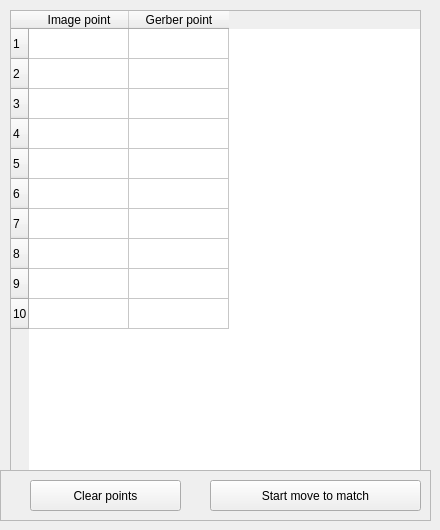
   <widget class="QWidget" name="PTab2">
    <attribute name="title">
     <string>Match points</string>
    </attribute>
    <widget class="QTableWidget" name="tableWidgetAlignments">
     <property name="geometry">
      <rect>
       <x>10</x>
       <y>10</y>
       <width>411</width>
       <height>461</height>
      </rect>
     </property>
     <property name="selectionMode">
      <enum>QAbstractItemView::SingleSelection</enum>
     </property>
     <row>
      <property name="text">
       <string>1</string>
      </property>
     </row>
     <row>
      <property name="text">
       <string>2</string>
      </property>
     </row>
     <row>
      <property name="text">
       <string>3</string>
      </property>
     </row>
     <row>
      <property name="text">
       <string>4</string>
      </property>
     </row>
     <row>
      <property name="text">
       <string>5</string>
      </property>
     </row>
     <row>
      <property name="text">
       <string>6</string>
      </property>
     </row>
     <row>
      <property name="text">
       <string>7</string>
      </property>
     </row>
     <row>
      <property name="text">
       <string>8</string>
      </property>
     </row>
     <row>
      <property name="text">
       <string>9</string>
      </property>
     </row>
     <row>
      <property name="text">
       <string>10</string>
      </property>
     </row>
     <column>
      <property name="text">
       <string>Image point</string>
      </property>
     </column>
     <column>
      <property name="text">
       <string>Gerber point</string>
      </property>
     </column>
    </widget>
    <widget class="QFrame" name="frame_7">
     <property name="geometry">
      <rect>
       <x>0</x>
       <y>470</y>
       <width>431</width>
       <height>51</height>
      </rect>
     </property>
     <property name="frameShape">
      <enum>QFrame::StyledPanel</enum>
     </property>
     <property name="frameShadow">
      <enum>QFrame::Raised</enum>
     </property>
     <widget class="QPushButton" name="pushButtonClearMatchPoints">
      <property name="geometry">
       <rect>
        <x>30</x>
        <y>10</y>
        <width>151</width>
        <height>31</height>
       </rect>
      </property>
      <property name="text">
       <string>Clear points</string>
      </property>
      <property name="icon">
       <iconset resource="PropertyGerberFast.qrc">
        <normaloff>:/Qtres/Clear.png</normaloff>:/Qtres/Clear.png</iconset>
      </property>
     </widget>
     <widget class="QPushButton" name="pushButtonStartMoveToMatch">
      <property name="geometry">
       <rect>
        <x>210</x>
        <y>10</y>
        <width>211</width>
        <height>31</height>
       </rect>
      </property>
      <property name="text">
       <string>Start move to match</string>
      </property>
      <property name="icon">
       <iconset resource="PropertyGerberFast.qrc">
        <normaloff>:/Qtres/Start.png</normaloff>:/Qtres/Start.png</iconset>
      </property>
     </widget>
    </widget>
   </widget>
